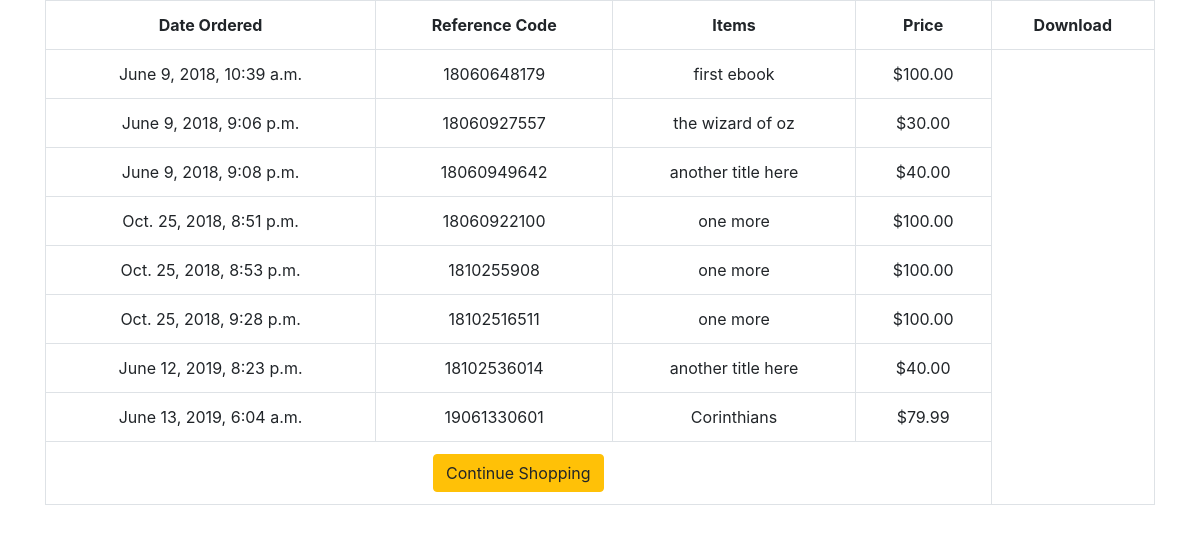
Screenshot of /profiles/profile/ (signed in) with the database file from the repository.
### shopping_cart/models.py (models this page shows, shortened)
class Order(models.Model):
    ref_code = models.CharField(max_length=15)
    owner = models.ForeignKey(Profile, on_delete=models.SET_NULL, null=True)
    is_ordered = models.BooleanField(default=False)
    items = models.ManyToManyField(OrderItem)
    date_ordered = models.DateTimeField(auto_now=True)
    def get_cart_total(self):
        return sum([item.product.price for item in self.items.all()])

class OrderItem(models.Model):
    product = models.OneToOneField(Product, on_delete=models.SET_NULL, null=True)
    is_ordered = models.BooleanField(default=False)
    date_added = models.DateTimeField(auto_now=True)
    date_ordered = models.DateTimeField(null=True)

### products/models.py (models this page shows, shortened)
class Product(models.Model):
    user = models.ForeignKey(settings.AUTH_USER_MODEL,on_delete=models.CASCADE,null=True,blank=True)
    name = models.CharField(max_length=120)
    description = models.CharField(max_length=500,null=True,blank=True)
    download = models.FileField(upload_to=download_loc,storage=FileSystemStorage(location=protected_loc),null=True,blank=True)
    price = models.DecimalField(max_digits=60,decimal_places=2)
    sale_price = models.DecimalField(max_digits=60,decimal_places=2,null=True,blank=True)
    slug= models.SlugField()

### accounts/views.py (the view)
def my_profile(request):
	my_user_profile = Profile.objects.filter(user=request.user).first()
	my_orders = Order.objects.filter(is_ordered=True, owner=my_user_profile)
	context = {
		'my_orders': my_orders,
	}
	return render(request, "profile.html", context)

### templates/profile.html
{% extends 'base.html' %}
{% block content %}
<table class="table table-hover table-bordered text-center">
      <tr class="text-center">
        <th>Date Ordered</th>
        <th>Reference Code</th>
        <th>Items</th>
        <th>Price</th>
        <th>Download</th>
      </tr>
      {% for order in my_orders %}
        <tr>
          <td>{{ order.date_ordered }}</td>
          <td>{{ order.ref_code }}</td>
          <td>
        	{% for item in order.items.all %}
        		{{ item.product.name }}
      		{% endfor %}
      	  </td>
          <td>${{ order.get_cart_total }}</td>
        </tr>
      {% empty %}
        <tr>
          <td colspan= 4> You have no orders.</td>
        </tr>
      {% endfor %}
      <tr>
        <td colspan=4>
          <a href="{% url 'products:product-list' %}" class="btn btn-warning pull-left">
            {% if not order %}Continue Shopping{% else %}Add Items to Cart {% endif %}
          </a>
        </td>
      </tr>
    </table>
{% endblock content %}

### templates/base.html (shortened to what this page needs)
<!DOCTYPE html>
<html lang="en">
<head>
    <link href="https://stackpath.bootstrapcdn.com/bootstrap/4.1.1/css/bootstrap.min.css" rel="stylesheet">
    <link rel="stylesheet" href="https://use.fontawesome.com/releases/v5.0.13/css/all.css">
</head>
<body>
    <div class="container">
        {% block content %}{% endblock content %}
    </div>
</body>
</html>

### rows the page displays
Order: date_ordered "June 9, 2018, 10:39 a.m.", ref_code "18060648179", get_cart_total "100.00"
OrderItem: product.name "first ebook"
Order: date_ordered "June 9, 2018, 9:06 p.m.", ref_code "18060927557", get_cart_total "30.00"
OrderItem: product.name "the wizard of oz"
Order: date_ordered "June 9, 2018, 9:08 p.m.", ref_code "18060949642", get_cart_total "40.00"
OrderItem: product.name "another title here"
Order: date_ordered "Oct. 25, 2018, 8:51 p.m.", ref_code "18060922100", get_cart_total "100.00"
OrderItem: product.name "one more"
Order: date_ordered "Oct. 25, 2018, 8:53 p.m.", ref_code "1810255908", get_cart_total "100.00"
Order: date_ordered "Oct. 25, 2018, 9:28 p.m.", ref_code "18102516511", get_cart_total "100.00"
Order: date_ordered "June 12, 2019, 8:23 p.m.", ref_code "18102536014", get_cart_total "40.00"
Order: date_ordered "June 13, 2019, 6:04 a.m.", ref_code "19061330601", get_cart_total "79.99"
OrderItem: product.name "Corinthians"
